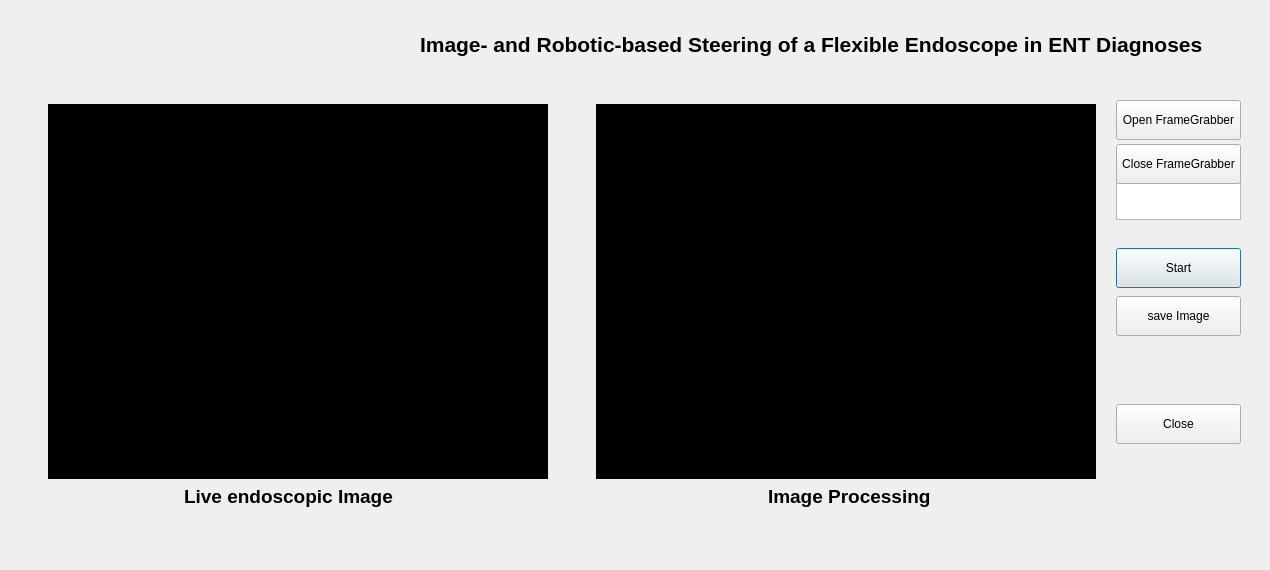
<?xml version="1.0" encoding="UTF-8"?>
<ui version="4.0">
 <class>Dialog</class>
 <widget class="QDialog" name="Dialog">
  <property name="geometry">
   <rect>
    <x>0</x>
    <y>0</y>
    <width>1270</width>
    <height>570</height>
   </rect>
  </property>
  <property name="sizePolicy">
   <sizepolicy hsizetype="Preferred" vsizetype="Preferred">
    <horstretch>0</horstretch>
    <verstretch>0</verstretch>
   </sizepolicy>
  </property>
  <property name="windowTitle">
   <string>Visual Control</string>
  </property>
  <property name="windowIcon">
   <iconset resource="EndoscopeRes.qrc">
    <normaloff>:/icon.jpg</normaloff>:/icon.jpg</iconset>
  </property>
  <property name="autoFillBackground">
   <bool>false</bool>
  </property>
  <property name="sizeGripEnabled">
   <bool>false</bool>
  </property>
  <widget class="QPushButton" name="btnStartOrPause">
   <property name="geometry">
    <rect>
     <x>1116</x>
     <y>248</y>
     <width>125</width>
     <height>40</height>
    </rect>
   </property>
   <property name="cursor">
    <cursorShape>PointingHandCursor</cursorShape>
   </property>
   <property name="text">
    <string>Start</string>
   </property>
  </widget>
  <widget class="QLabel" name="lblOriginal">
   <property name="enabled">
    <bool>true</bool>
   </property>
   <property name="geometry">
    <rect>
     <x>48</x>
     <y>104</y>
     <width>500</width>
     <height>375</height>
    </rect>
   </property>
   <property name="minimumSize">
    <size>
     <width>0</width>
     <height>0</height>
    </size>
   </property>
   <property name="maximumSize">
    <size>
     <width>1400</width>
     <height>1050</height>
    </size>
   </property>
   <property name="autoFillBackground">
    <bool>false</bool>
   </property>
   <property name="styleSheet">
    <string notr="true">background-color : black</string>
   </property>
   <property name="text">
    <string/>
   </property>
  </widget>
  <widget class="QLabel" name="lblProcessed">
   <property name="geometry">
    <rect>
     <x>596</x>
     <y>104</y>
     <width>500</width>
     <height>375</height>
    </rect>
   </property>
   <property name="minimumSize">
    <size>
     <width>0</width>
     <height>0</height>
    </size>
   </property>
   <property name="maximumSize">
    <size>
     <width>1400</width>
     <height>1050</height>
    </size>
   </property>
   <property name="autoFillBackground">
    <bool>false</bool>
   </property>
   <property name="styleSheet">
    <string notr="true">background-color : black</string>
   </property>
   <property name="text">
    <string/>
   </property>
  </widget>
  <widget class="QPushButton" name="CloseApp">
   <property name="geometry">
    <rect>
     <x>1116</x>
     <y>404</y>
     <width>125</width>
     <height>40</height>
    </rect>
   </property>
   <property name="cursor">
    <cursorShape>PointingHandCursor</cursorShape>
   </property>
   <property name="text">
    <string>Close</string>
   </property>
  </widget>
  <widget class="QTextBrowser" name="textBrowser">
   <property name="geometry">
    <rect>
     <x>1116</x>
     <y>180</y>
     <width>125</width>
     <height>40</height>
    </rect>
   </property>
   <property name="readOnly">
    <bool>true</bool>
   </property>
  </widget>
  <widget class="QLabel" name="label">
   <property name="geometry">
    <rect>
     <x>184</x>
     <y>484</y>
     <width>217</width>
     <height>25</height>
    </rect>
   </property>
   <property name="font">
    <font>
     <family>Arial</family>
     <pointsize>14</pointsize>
     <weight>75</weight>
     <bold>true</bold>
    </font>
   </property>
   <property name="autoFillBackground">
    <bool>false</bool>
   </property>
   <property name="text">
    <string>Live endoscopic Image</string>
   </property>
  </widget>
  <widget class="QLabel" name="label_2">
   <property name="geometry">
    <rect>
     <x>768</x>
     <y>484</y>
     <width>173</width>
     <height>25</height>
    </rect>
   </property>
   <property name="font">
    <font>
     <family>Arial</family>
     <pointsize>14</pointsize>
     <weight>75</weight>
     <bold>true</bold>
    </font>
   </property>
   <property name="autoFillBackground">
    <bool>false</bool>
   </property>
   <property name="text">
    <string>Image Processing</string>
   </property>
  </widget>
  <widget class="QPushButton" name="openFrmGrab">
   <property name="geometry">
    <rect>
     <x>1116</x>
     <y>100</y>
     <width>125</width>
     <height>40</height>
    </rect>
   </property>
   <property name="cursor">
    <cursorShape>PointingHandCursor</cursorShape>
   </property>
   <property name="text">
    <string>Open FrameGrabber</string>
   </property>
  </widget>
  <widget class="QPushButton" name="closeFrmGrab">
   <property name="geometry">
    <rect>
     <x>1116</x>
     <y>144</y>
     <width>125</width>
     <height>40</height>
    </rect>
   </property>
   <property name="cursor">
    <cursorShape>PointingHandCursor</cursorShape>
   </property>
   <property name="text">
    <string>Close FrameGrabber</string>
   </property>
  </widget>
  <widget class="QLabel" name="label_3">
   <property name="geometry">
    <rect>
     <x>420</x>
     <y>28</y>
     <width>797</width>
     <height>33</height>
    </rect>
   </property>
   <property name="font">
    <font>
     <family>Arial</family>
     <pointsize>16</pointsize>
     <weight>75</weight>
     <bold>true</bold>
    </font>
   </property>
   <property name="text">
    <string>Image- and Robotic-based Steering of a Flexible Endoscope in ENT Diagnoses</string>
   </property>
  </widget>
  <widget class="QPushButton" name="btnSaveImage">
   <property name="geometry">
    <rect>
     <x>1116</x>
     <y>296</y>
     <width>125</width>
     <height>40</height>
    </rect>
   </property>
   <property name="cursor">
    <cursorShape>PointingHandCursor</cursorShape>
   </property>
   <property name="text">
    <string>save Image</string>
   </property>
  </widget>
  <widget class="QLabel" name="TUMLabel">
   <property name="geometry">
    <rect>
     <x>64</x>
     <y>24</y>
     <width>85</width>
     <height>41</height>
    </rect>
   </property>
   <property name="autoFillBackground">
    <bool>true</bool>
   </property>
   <property name="text">
    <string/>
   </property>
  </widget>
  <widget class="QLabel" name="MIMEDLabel">
   <property name="geometry">
    <rect>
     <x>156</x>
     <y>24</y>
     <width>161</width>
     <height>41</height>
    </rect>
   </property>
   <property name="autoFillBackground">
    <bool>true</bool>
   </property>
   <property name="text">
    <string/>
   </property>
  </widget>
  <zorder>btnStartOrPause</zorder>
  <zorder>lblOriginal</zorder>
  <zorder>lblProcessed</zorder>
  <zorder>CloseApp</zorder>
  <zorder>openFrmGrab</zorder>
  <zorder>textBrowser</zorder>
  <zorder>label</zorder>
  <zorder>label_2</zorder>
  <zorder>closeFrmGrab</zorder>
  <zorder>label_3</zorder>
  <zorder>btnSaveImage</zorder>
  <zorder>TUMLabel</zorder>
  <zorder>MIMEDLabel</zorder>
 </widget>
 <layoutdefault spacing="6" margin="11"/>
 <resources>
  <include location="EndoscopeRes.qrc"/>
 </resources>
 <connections/>
</ui>
